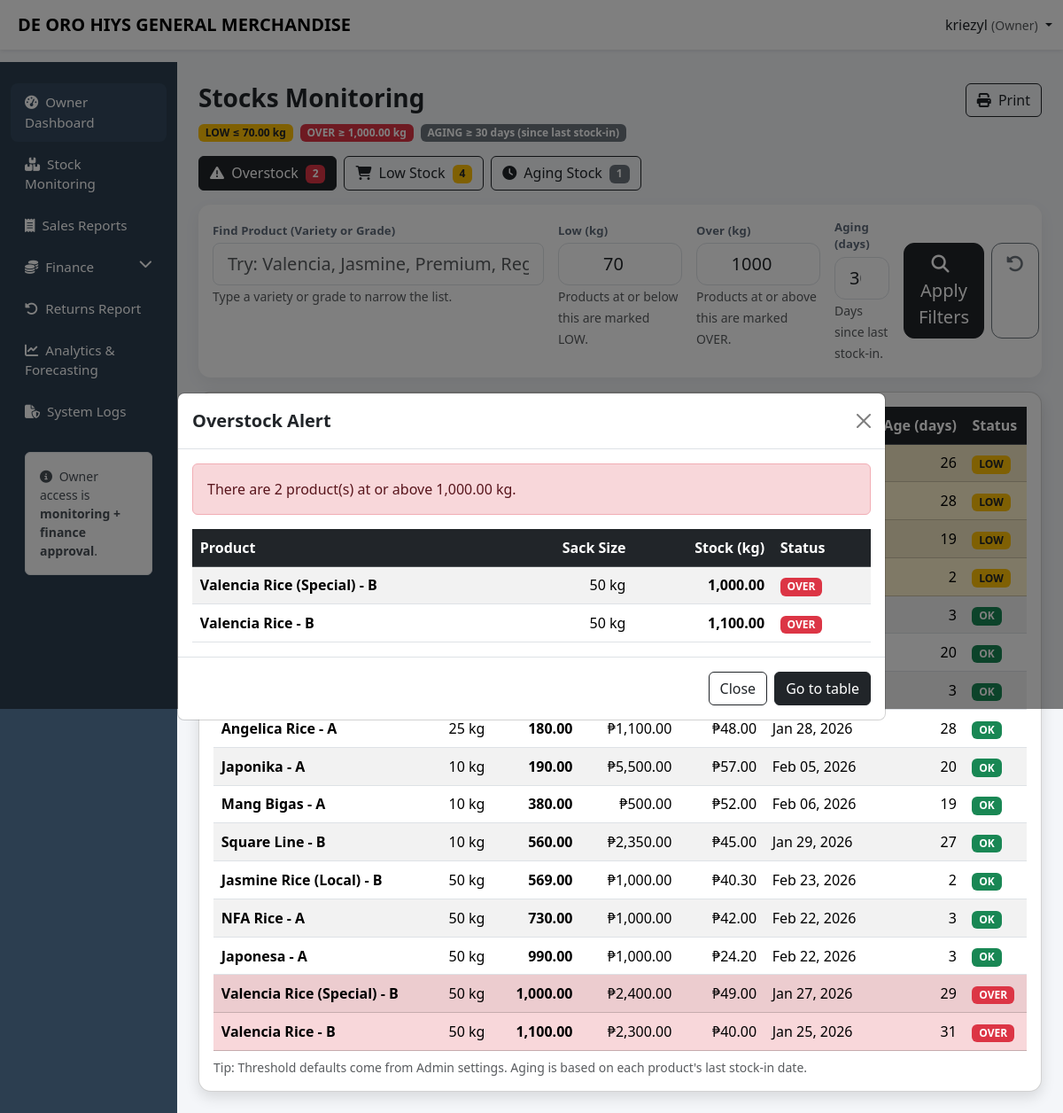
The app's page /capstone/owner/inventory_monitoring.php (signed in) with its own data.
### tables this page shows
CREATE TABLE `stock_settings` (
  `id` tinyint(4) NOT NULL,
  `low_threshold_kg` decimal(10,2) NOT NULL DEFAULT 10.00,
  `over_threshold_kg` decimal(10,2) NOT NULL DEFAULT 1000.00,
  `updated_at` datetime DEFAULT current_timestamp() ON UPDATE current_timestamp()
);

CREATE TABLE `products` (
  `product_id` int(11) NOT NULL,
  `variety` varchar(100) DEFAULT NULL,
  `grade` enum('A','B') NOT NULL,
  `unit_weight_kg` decimal(10,2) DEFAULT NULL,
  `price_per_sack` decimal(10,2) NOT NULL,
  `price_per_kg` decimal(10,2) NOT NULL,
  `created_at` timestamp NOT NULL DEFAULT current_timestamp(),
  `archived` tinyint(1) NOT NULL DEFAULT 0,
  `stock_kg` decimal(10,2) NOT NULL DEFAULT 0.00
);

### capstone/owner/inventory_monitoring.php (the view, shortened to what this page needs)
<?php
$username = $_SESSION['username'] ?? 'Owner';
include '../config/db.php';
$DEFAULT_LOW = 10.0;
$DEFAULT_OVER = 1000.0;
$settingsRow = null;
$settingsRes = $conn->query("SELECT low_threshold_kg, over_threshold_kg FROM stock_settings WHERE id=1 LIMIT 1");
if($settingsRes){
$settingsRow = $settingsRes->fetch_assoc();
}
$dbLow = (float)($settingsRow['low_threshold_kg'] ?? $DEFAULT_LOW);
$dbOver = (float)($settingsRow['over_threshold_kg'] ?? $DEFAULT_OVER);
$search = trim($_GET['search'] ?? '');
$low = (float)($_GET['low'] ?? $dbLow);
$over = (float)($_GET['over'] ?? $dbOver);
$AGE_LIMIT_DAYS = (int)($_GET['age'] ?? 30);
$productsRows = [];
$sql = "
SELECT
p.product_id,
p.variety,
p.grade,
p.unit_weight_kg,
p.price_per_sack,
p.price_per_kg,
IFNULL(SUM(
CASE
WHEN LOWER(it.type)='in' THEN it.qty_kg
WHEN LOWER(it.type)='out' THEN -it.qty_kg
WHEN LOWER(it.type)='adjust' THEN it.qty_kg
ELSE 0
END
),0) AS stock_kg,
MAX(CASE WHEN LOWER(it.type)='in'
THEN DATE(it.created_at)
END) AS last_in_date,
CASE
WHEN MAX(CASE WHEN LOWER(it.type)='in'
THEN DATE(it.created_at)
END) IS NULL
THEN NULL
ELSE DATEDIFF(
CURDATE(),
MAX(CASE WHEN LOWER(it.type)='in'
THEN DATE(it.created_at)
END)
)
END AS age_days
FROM products p
LEFT JOIN inventory_transactions it
ON it.product_id = p.product_id
WHERE p.archived = 0
";
$sql .= "
GROUP BY
p.product_id, p.variety, p.grade, p.unit_weight_kg, p.price_per_sack, p.price_per_kg, p.stock_kg
ORDER BY stock_kg ASC, p.variety ASC
";
$stmt = $conn->prepare($sql);
$stmt->execute();
$res = $stmt->get_result();
if($res){
while($row = $res->fetch_assoc()){
$productsRows[] = $row;
}
}
$lowItems = [];
$overItems = [];
$agingItems = [];
foreach($productsRows as $row){
$stock = (float)($row['stock_kg'] ?? 0);
$ageDays = ($row['age_days'] !== null) ? (int)$row['age_days'] : null;
$label = ($row['variety'].' - '.$row['grade']);
$sackSize = (float)($row['unit_weight_kg'] ?? 0);
if($stock >= $over){
$overItems[] = [
'product' => $label,
'sack' => $sackSize,
'stock' => $stock
];
}
if($stock <= $low){
$lowItems[] = [
'product' => $label,
'sack' => $sackSize,
'stock' => $stock
];
}
if($stock > 0 && $ageDays !== null && $ageDays >= $AGE_LIMIT_DAYS){
$agingItems[] = [
'product' => $label,
'sack' => $sackSize,
'stock' => $stock,
'age_days' => $ageDays,
'last_in_date' => $row['last_in_date'] ?? null,
];
}
}
function h($v){ return htmlspecialchars((string)$v, ENT_QUOTES, 'UTF-8'); }
?>
<!DOCTYPE html>
<html lang="en">
<head>
<link href="https://cdn.jsdelivr.net/npm/bootstrap@5.3.2/dist/css/bootstrap.min.css" rel="stylesheet">
<link href="https://cdnjs.cloudflare.com/ajax/libs/font-awesome/6.5.1/css/all.min.css" rel="stylesheet">
<link href="../css/layout.css" rel="stylesheet">
</head>
<body>
<nav class="navbar navbar-expand-lg navbar-light bg-white shadow-sm fixed-top">
<div class="container-fluid">
<span class="navbar-brand fw-bold ms-2">DE ORO HIYS GENERAL MERCHANDISE</span>
<div class="ms-auto dropdown">
<a class="nav-link dropdown-toggle" data-bs-toggle="dropdown" href="#">
<?= h($username) ?> <small class="text-muted">(Owner)</small>
</a>
</div>
</div>
</nav>
<div class="container-fluid">
<div class="row">
<?php include '../includes/owner_sidebar.php'; ?>
<main class="col-lg-10 ms-sm-auto px-4 main-content">
<div class="py-4">
<div class="d-flex justify-content-between align-items-center flex-wrap gap-2 mb-2">
<div>
<h3 class="fw-bold mb-1">Stocks Monitoring</h3>
</div>
<button class="btn btn-outline-dark" onclick="window.print()">
<i class="fa-solid fa-print me-1"></i> Print
</button>
</div>
<div class="mt-2 d-flex flex-wrap gap-2">
<span class="badge bg-warning text-dark">LOW ≤ <?= number_format($low,2) ?> kg</span>
<span class="badge bg-danger">OVER ≥ <?= number_format($over,2) ?> kg</span>
<span class="badge bg-secondary">AGING ≥ <?= (int)$AGE_LIMIT_DAYS ?> days (since last stock-in)</span>
</div>
<div class="d-flex flex-wrap gap-2 mb-3 mt-3">
<button type="button" class="btn btn-dark"
data-bs-toggle="modal" data-bs-target="#overStockModal"
<?= count($overItems) ? "" : "disabled" ?>>
<i class="fa-solid fa-triangle-exclamation me-1"></i>
Overstock
<span class="badge bg-danger ms-1"><?= (int)count($overItems) ?></span>
</button>
<button type="button" class="btn btn-outline-dark"
data-bs-toggle="modal" data-bs-target="#lowStockModal"
<?= count($lowItems) ? "" : "disabled" ?>>
<i class="fa-solid fa-cart-shopping me-1"></i>
Low Stock
<span class="badge bg-warning text-dark ms-1"><?= (int)count($lowItems) ?></span>
</button>
<button type="button" class="btn btn-outline-dark"
data-bs-toggle="modal" data-bs-target="#agingStockModal"
<?= count($agingItems) ? "" : "disabled" ?>>
<i class="fa-solid fa-clock me-1"></i>
Aging Stock
<span class="badge bg-secondary ms-1"><?= (int)count($agingItems) ?></span>
</button>
</div>
<div class="card filter-card mb-3 border-0">
  <div class="card-body py-3">
    <form class="row g-3" method="get">
      <div class="col-12 col-lg-5">
        <label class="form-label filter-label mb-1">Find Product (Variety or Grade)</label>
        <input class="form-control form-control-lg"
               name="search"
               value="<?= h($search) ?>"
               placeholder="Try: Valencia, Jasmine, Premium, Regular">
        <small class="text-muted">Type a variety or grade to narrow the list.</small>
      </div>
      <div class="col-6 col-md-3 col-lg-2">
        <label class="form-label filter-label mb-1">Low (kg)</label>
        <input class="form-control form-control-lg text-center filter-input"
               type="number" step="0.01"
               name="low"
               value="<?= h((string)$low) ?>">
        <small class="text-muted">Products at or below this are marked LOW.</small>
      </div>
      <div class="col-6 col-md-3 col-lg-2">
        <label class="form-label filter-label mb-1">Over (kg)</label>
        <input class="form-control form-control-lg text-center filter-input"
               type="number" step="0.01"
               name="over"
               value="<?= h((string)$over) ?>">
        <small class="text-muted">Products at or above this are marked OVER.</small>
      </div>
      <div class="col-6 col-md-2 col-lg-1">
        <label class="form-label filter-label mb-1">Aging (days)</label>
        <input class="form-control form-control-lg text-center filter-input"
               type="number" step="1"
               name="age"
               value="<?= h((string)$AGE_LIMIT_DAYS) ?>">
        <small class="text-muted">Days since last stock-in.</small>
      </div>
      <div class="col-6 col-md-2 col-lg-2">
        <div class="d-flex gap-2">
        <button class="btn btn-dark btn-lg w-100 filter-action">
          <i class="fa-solid fa-magnifying-glass me-2"></i>Apply Filters
        </button>
        <a class="btn btn-outline-secondary btn-lg filter-action" href="inventory_monitoring.php" title="Reset filters">
          <i class="fa-solid fa-rotate-left"></i>
        </a>
        </div>
      </div>
    </form>
  </div>
</div>
<div class="card modern-card" id="stockTable">
<div class="card-body">
<div class="table-responsive">
<table class="table table-striped align-middle mb-0">
<thead class="table-dark">
<tr>
<th>Product</th>
<th class="text-end">Sack Size</th>
<th class="text-end">Stock (kg)</th>
<th class="text-end">Price / Sack</th>
<th class="text-end">Price / Kg</th>
<th>Last Stock-in</th>
<th class="text-end">Age (days)</th>
<th>Status</th>
</tr>
</thead>
<tbody>
<?php if(count($productsRows) > 0): ?>
<?php foreach($productsRows as $p):
$stock = (float)($p['stock_kg'] ?? 0);
$ageDays = ($p['age_days'] !== null) ? (int)$p['age_days'] : null;
$isLow = ($stock <= $low);
$isOver = ($stock >= $over);
$isAging = ($stock > 0 && $ageDays !== null && $ageDays >= $AGE_LIMIT_DAYS);
$rowClass = '';
if($isOver) $rowClass = 'table-danger';
elseif($isLow) $rowClass = 'table-warning';
elseif($isAging) $rowClass = 'table-secondary';
?>
<tr class="<?= $rowClass ?>">
<td class="fw-bold"><?= h($p['variety'].' - '.$p['grade']) ?></td>
<td class="text-end"><?= number_format((float)($p['unit_weight_kg'] ?? 0),0) ?> kg</td>
<td class="text-end fw-bold"><?= number_format($stock,2) ?></td>
<td class="text-end">₱<?= number_format((float)($p['price_per_sack'] ?? 0),2) ?></td>
<td class="text-end">₱<?= number_format((float)($p['price_per_kg'] ?? 0),2) ?></td>
<td>
<?php if(!empty($p['last_in_date'])): ?>
<?= h(date("M d, Y", strtotime($p['last_in_date']))) ?>
<?php else: ?>
—
<?php endif; ?>
</td>
<td class="text-end"><?= ($ageDays !== null ? (int)$ageDays : '—') ?></td>
<td>
<?php if($stock <= 0): ?>
<span class="badge bg-secondary">OUT</span>
<?php elseif($isOver): ?>
<span class="badge bg-danger">OVER</span>
<?php elseif($isLow): ?>
<span class="badge bg-warning text-dark">LOW</span>
<?php elseif($isAging): ?>
<span class="badge bg-secondary">AGING</span>
<?php else: ?>
<span class="badge bg-success">OK</span>
<?php endif; ?>
</td>
</tr>
<?php endforeach; ?>
<?php else: ?>
<tr><td colspan="8" class="text-center text-muted">No active products found.</td></tr>
<?php endif; ?>
</tbody>
</table>
</div>
<div class="text-muted small mt-2">
Tip: Threshold defaults come from Admin settings. Aging is based on each product's last stock-in date.
</div>
</div>
</div>
</div>
</main>
</div>
</div>
<div class="modal fade" id="overStockModal" tabindex="-1" aria-hidden="true">
<div class="modal-dialog modal-lg modal-dialog-centered">
<div class="modal-content">
<div class="modal-header">
<h5 class="modal-title fw-bold">Overstock Alert</h5>
<button type="button" class="btn-close" data-bs-dismiss="modal"></button>
</div>
<div class="modal-body">
<?php if(count($overItems) === 0): ?>
<div class="alert alert-success mb-0">No overstock items right now.</div>
<?php else: ?>
<div class="alert alert-danger mb-3">
There are <?= (int)count($overItems) ?> product(s) at or above <?= number_format($over,2) ?> kg.
</div>
<div class="table-responsive">
<table class="table table-sm table-striped align-middle mb-0">
<thead class="table-dark">
<tr>
<th>Product</th>
<th class="text-end">Sack Size</th>
<th class="text-end">Stock (kg)</th>
<th>Status</th>
</tr>
</thead>
<tbody>
<?php foreach($overItems as $oi): ?>
<tr>
<td class="fw-semibold"><?= h($oi['product']) ?></td>
<td class="text-end"><?= number_format((float)$oi['sack'],0) ?> kg</td>
<td class="text-end fw-bold"><?= number_format((float)$oi['stock'],2) ?></td>
<td><span class="badge bg-danger">OVER</span></td>
</tr>
<?php endforeach; ?>
</tbody>
</table>
</div>
<?php endif; ?>
</div>
<div class="modal-footer">
<button class="btn btn-outline-dark" data-bs-dismiss="modal">Close</button>
<a class="btn btn-dark" href="#stockTable">Go to table</a>
</div>
</div>
</div>
</div>
</body>
</html>

### capstone/css/layout.css (style rules this page uses)
body { background:#f4f6f9; padding-top: 60px; }
.modern-card { border-radius:14px; box-shadow:0 6px 16px rgba(0,0,0,.12); transition:.3s; }
.main-content { padding-top:0px; }
.modal { z-index: 1055; }
.table td, .table th { padding:0.55rem; vertical-align: middle; }
.table td,.table th { vertical-align:middle; }
table td, .table th { padding:0.55rem; vertical-align: middle; }
body { background:#f4f6f9; padding-top:70px; }
.modern-card { border-radius:14px; box-shadow:0 6px 16px rgba(0,0,0,.12); }
.table td, .table th { vertical-align: middle; }

### capstone/owner/inventory_monitoring.php (style rules this page uses)
.filter-card { border-radius: 14px; border: 1px solid #e8ebef; box-shadow: 0 6px 18px rgba(0,0,0,.06); }
.filter-label { font-size: .82rem; font-weight: 700; color: #5f6b7a; letter-spacing: .01em; }
.filter-input { border-radius: 12px; }
.filter-action { border-radius: 12px; }

### records on screen
stock_settings: low_threshold_kg "70.00", over_threshold_kg "1,000.00", low "70", over "1000"
products: ageDays "26", shows "LOW"
products: ageDays "28", shows "LOW"
products: ageDays "19", shows "LOW"
products: ageDays "2", shows "LOW"
products: ageDays "3", shows "OK"
products: ageDays "20", shows "OK"
products: ageDays "3", shows "OK"
products: variety+grade "Angelica Rice - A", unit_weight_kg "25", stock "180.00", price_per_sack "1,100.00", price_per_kg "48.00", last_in_date "Jan 28, 2026", ageDays "28", shows "OK"
products: variety+grade "Japonika - A", unit_weight_kg "10", stock "190.00", price_per_sack "5,500.00", price_per_kg "57.00", last_in_date "Feb 05, 2026", ageDays "20", shows "OK"
products: variety+grade "Mang Bigas - A", unit_weight_kg "10", stock "380.00", price_per_sack "500.00", price_per_kg "52.00", last_in_date "Feb 06, 2026", ageDays "19", shows "OK"
products: variety+grade "Square Line - B", unit_weight_kg "10", stock "560.00", price_per_sack "2,350.00", price_per_kg "45.00", last_in_date "Jan 29, 2026", ageDays "27", shows "OK"
products: variety+grade "Jasmine Rice (Local) - B", unit_weight_kg "50", stock "569.00", price_per_sack "1,000.00", price_per_kg "40.30", last_in_date "Feb 23, 2026", ageDays "2", shows "OK"
products: variety+grade "NFA Rice - A", unit_weight_kg "50", stock "730.00", price_per_sack "1,000.00", price_per_kg "42.00", last_in_date "Feb 22, 2026", ageDays "3", shows "OK"
products: variety+grade "Japonesa - A", unit_weight_kg "50", stock "990.00", price_per_sack "1,000.00", price_per_kg "24.20", last_in_date "Feb 22, 2026", ageDays "3", shows "OK"
products: variety+grade "Valencia Rice (Special) - B", unit_weight_kg "50", stock "1,000.00", price_per_sack "2,400.00", price_per_kg "49.00", last_in_date "Jan 27, 2026", ageDays "29", shows "OVER"
products: variety+grade "Valencia Rice - B", unit_weight_kg "50", stock "1,100.00", price_per_sack "2,300.00", price_per_kg "40.00", last_in_date "Jan 25, 2026", ageDays "31", shows "OVER"

### other values on screen
$username "kriezyl"
$AGE_LIMIT_DAYS "30"
count($overItems) "2"
count($lowItems) "4"
count($agingItems) "1"
$oi['product'] "Valencia Rice (Special) - B"
$oi['sack'] "50"
$oi['stock'] "1,000.00"
$oi['product'] "Valencia Rice - B"
$oi['stock'] "1,100.00"
